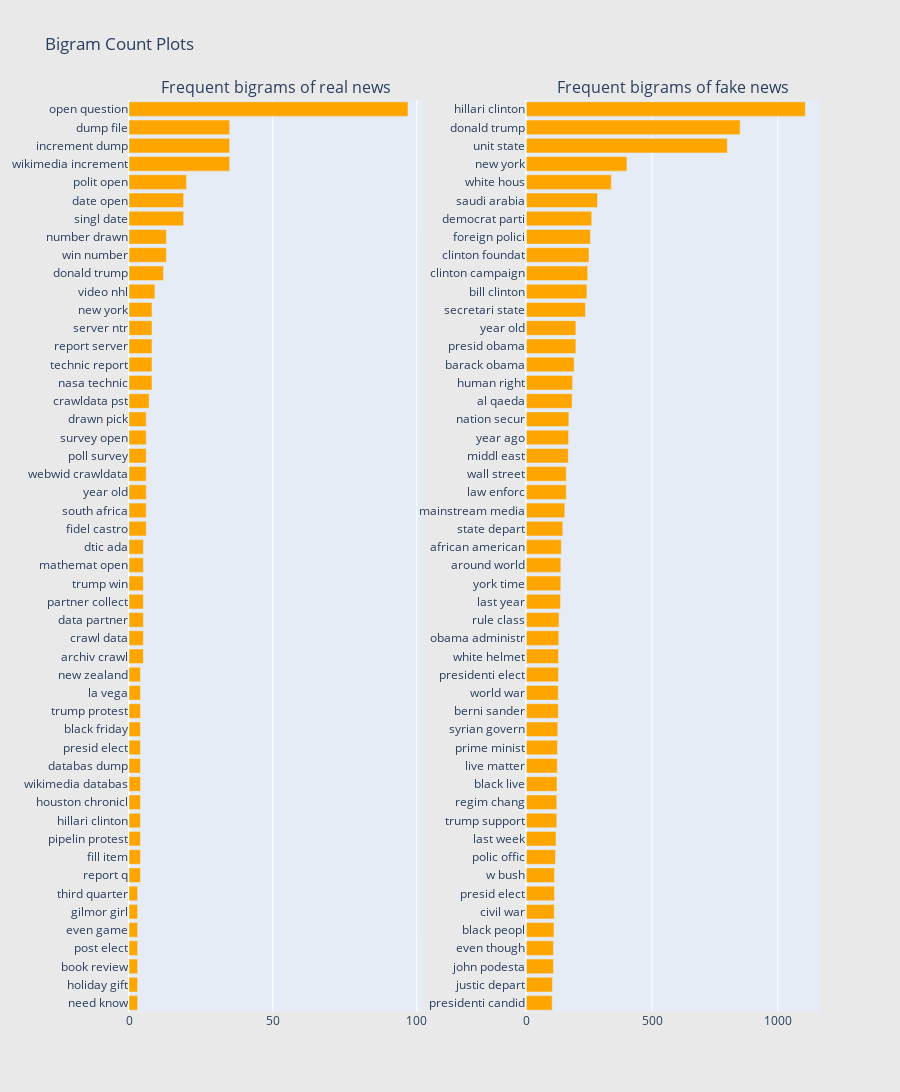

Notebook code for this chart:
### Markdown cell above
Now let us also create bigram frequency plots for both the classes separately to get more idea.

### Code cell
# for colab plotly
configure_plotly_browser_state()

freq_dict = defaultdict(int)
for sent in df_real["text"]:
    for word in generate_ngrams(sent,2):
        freq_dict[word] += 1
fd_sorted = pd.DataFrame(sorted(freq_dict.items(), key=lambda x: x[1])[::-1])
fd_sorted.columns = ["word", "wordcount"]
trace0 = horizontal_bar_chart(fd_sorted.head(50), 'orange')


freq_dict = defaultdict(int)
for sent in df_fake["text"]:
    for word in generate_ngrams(sent,2):
        freq_dict[word] += 1
fd_sorted = pd.DataFrame(sorted(freq_dict.items(), key=lambda x: x[1])[::-1])
fd_sorted.columns = ["word", "wordcount"]
trace1 = horizontal_bar_chart(fd_sorted.head(50), 'orange')

# Creating two subplots
fig = tools.make_subplots(rows=1, cols=2, vertical_spacing=0.04,horizontal_spacing=0.15,
                          subplot_titles=["Frequent bigrams of real news", 
                                          "Frequent bigrams of fake news"])
fig.append_trace(trace0, 1, 1)
fig.append_trace(trace1, 1, 2)
fig['layout'].update(height=1200, width=900, paper_bgcolor='rgb(233,233,233)', title="Bigram Count Plots")
py.iplot(fig, filename='word-plots')

### Figure 1 — Plotly figure (JSON) as saved in the notebook; plotly's stock layout.template omitted (floating-point values rounded to 4 significant figures)
{"data": [{"showlegend": false, "orientation": "h", "yaxis": "y", "y": ["need know", "holiday gift", "book review", "post elect", "even game", "gilmor girl", "third quarter", "report q", "fill item", "pipelin protest", "hillari clinton", "houston chronicl", "wikimedia databas", "databas dump", "presid elect", "black friday", "trump protest", "la vega", "new zealand", "archiv crawl", "crawl data", "data partner", "partner collect", "trump win", "mathemat open", "dtic ada", "fidel castro", "south africa", "year old", "webwid crawldata", "poll survey", "survey open", "drawn pick", "crawldata pst", "nasa technic", "technic report", "report server", "server ntr", "new york", "video nhl", "donald trump", "win number", "number drawn", "singl date", "date open", "polit open", "wikimedia increment", "increment dump", "dump file", "open question"], "xaxis": "x", "marker": {"color": "orange"}, "x": [3, 3, 3, 3, 3, 3, 3, 4, 4, 4, 4, 4, 4, 4, 4, 4, 4, 4, 4, 5, 5, 5, 5, 5, 5, 5, 6, 6, 6, 6, 6, 6, 6, 7, 8, 8, 8, 8, 8, 9, 12, 13, 13, 19, 19, 20, 35, 35, 35, 97], "type": "bar"}, {"showlegend": false, "orientation": "h", "yaxis": "y2", "y": ["presidenti candid", "justic depart", "john podesta", "even though", "black peopl", "civil war", "presid elect", "w bush", "polic offic", "last week", "trump support", "regim chang", "black live", "live matter", "prime minist", "syrian govern", "berni sander", "world war", "presidenti elect", "white helmet", "obama administr", "rule class", "last year", "york time", "around world", "african american", "state depart", "mainstream media", "law enforc", "wall street", "middl east", "year ago", "nation secur", "al qaeda", "human right", "barack obama", "presid obama", "year old", "secretari state", "bill clinton", "clinton campaign", "clinton foundat", "foreign polici", "democrat parti", "saudi arabia", "white hous", "new york", "unit state", "donald trump", "hillari clinton"], "xaxis": "x2", "marker": {"color": "orange"}, "x": [103, 104, 108, 108, 110, 111, 112, 112, 116, 118, 121, 121, 122, 123, 124, 125, 127, 127, 128, 128, 129, 130, 136, 137, 137, 139, 145, 153, 159, 159, 167, 168, 169, 182, 184, 190, 197, 197, 235, 241, 244, 249, 255, 260, 283, 338, 400, 799, 850, 1109], "type": "bar"}], "layout": {"xaxis": {"domain": [0, 0.425], "anchor": "y"}, "title": {"text": "Bigram Count Plots"}, "paper_bgcolor": "rgb(233,233,233)", "yaxis": {"domain": [0, 1], "anchor": "x"}, "xaxis2": {"domain": [0.575, 1], "anchor": "y2"}, "height": 1200, "width": 900, "yaxis2": {"domain": [0, 1], "anchor": "x2"}, "annotations": [{"yanchor": "bottom", "xref": "paper", "xanchor": "center", "yref": "paper", "text": "Frequent bigrams of real news", "y": 1, "x": 0.2125, "font": {"size": 16}, "showarrow": false}, {"yanchor": "bottom", "xref": "paper", "xanchor": "center", "yref": "paper", "text": "Frequent bigrams of fake news", "y": 1, "x": 0.7875, "font": {"size": 16}, "showarrow": false}]}}
